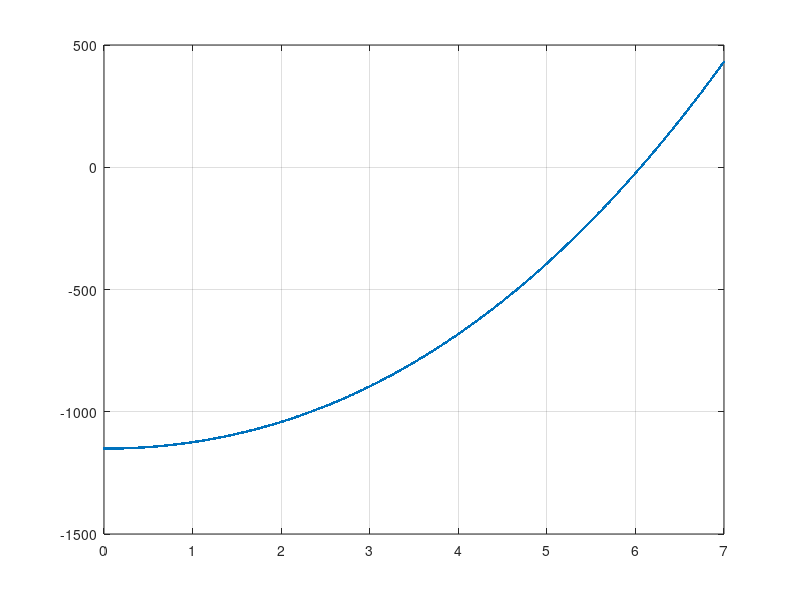

Here is the MATLAB script that generated this plot:
%
% Modelo 1
clear

S = 546.02 % mm^2 
D = 30.378 % mm
E = 6860 % kg / mm^2 
alpha = 19.35E-6
Q_R = 15536 % kg
P_c = 1.826 % kg / m
a = 600
b = 20
CS = 3.5

% a
p_v = 50*(D*1E-3)
p_a = sqrt(P_c^2 + p_v^2)
T_B = Q_R / CS
T_m = 1/4*(2*T_B - p_a * b + sqrt( (p_a * b - 2*T_B)^2 - 2*p_a^2 * a^2 ))

t_m = T_m / S

a_prima = sqrt(a^2 + b^2)
t = a/a_prima * t_m


% b
% t2^2 * ( t2 - k1 ) = k2

p_2 = P_c

p_1 = p_a
theta_1 = -5
theta_2 = 15

t_1 = t

K = t_1 - a^2*p_1^2*E / (24*S^2*t_1^2)
k1 = K - alpha*E*(theta_2 - theta_1) 
k2 = a^2 * p_2^2 * E / (24 * S^2)

% barrido
t2 = 0:.01:7
y = t2.^2 .* ( t2 - k1) - k2
plot(t2, y, '.-')
grid on
% ylim([-10 10])

t2 = 10
fprintf('Iter 0 %f\n', t2);

t2 = sqrt(k2 / ( t2 - k1 ));
fprintf('Iter 1 %f\n', t2);

t2 = sqrt(k2 / ( t2 - k1 ));
fprintf('Iter 2 %f\n', t2);

t2 = sqrt(k2 / ( t2 - k1 ));
fprintf('Iter 3 %f\n', t2);

t2 = sqrt(k2 / ( t2 - k1 ));
fprintf('Iter 4 %f\n', t2);

t2 = sqrt(k2 / ( t2 - k1 ));
fprintf('Iter 5 %f\n', t2);

t2 = sqrt(k2 / ( t2 - k1 ));
fprintf('Iter 6 %f\n', t2);


% flecha
flecha = p_2 * a * a_prima / (8 * S * t2)

% apartado c
f_vano_1 = a^2 * p_2 / (8*S*t2)

fprintf('vano 2 %.2f\n', f_vano_1 * (360/400)^2);
fprintf('vano 3 %.2f\n', f_vano_1 * (330/400)^2);
fprintf('vano 4 %.2f\n', f_vano_1 * (380/400)^2);
fprintf('vano 5 %.2f\n', f_vano_1 * (280/400)^2);

